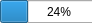
<?xml version="1.0" encoding="UTF-8"?>
<ui version="4.0">
 <class>ProgressForm</class>
 <widget class="QWidget" name="ProgressForm">
  <property name="geometry">
   <rect>
    <x>0</x>
    <y>0</y>
    <width>92</width>
    <height>23</height>
   </rect>
  </property>
  <property name="windowTitle">
   <string>Form</string>
  </property>
  <widget class="QProgressBar" name="progressBar">
   <property name="geometry">
    <rect>
     <x>0</x>
     <y>0</y>
     <width>118</width>
     <height>23</height>
    </rect>
   </property>
   <property name="value">
    <number>24</number>
   </property>
  </widget>
 </widget>
 <resources/>
 <connections/>
</ui>
